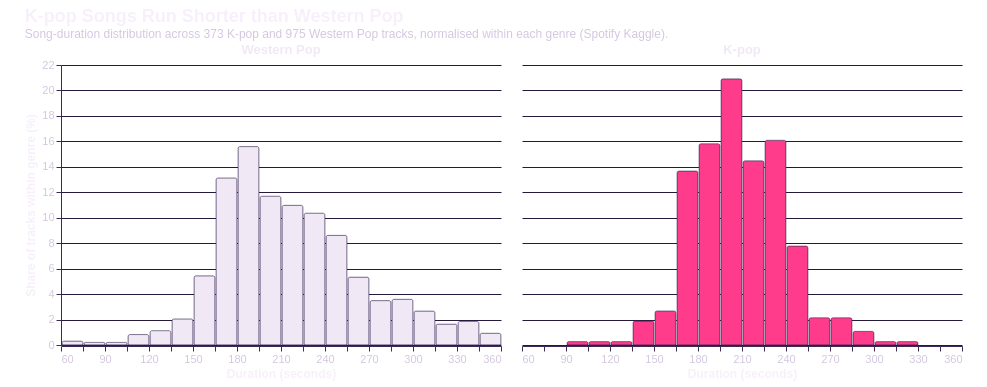

Write a Vega-Lite specification for this figure.
### Vega-Lite specification from a JSON file in a GitHub repository (floating-point values rounded to 4 significant figures; data arrays with more than 128 entries replaced by an {"elided": "..."} marker saying what was removed)
{"$schema": "https://vega.github.io/schema/vega-lite/v5.json", "title": {"text": "K-pop Songs Run Shorter than Western Pop", "subtitle": "Song-duration distribution across 373 K-pop and 975 Western Pop tracks, normalised within each genre (Spotify Kaggle).", "anchor": "start", "fontSize": 18, "subtitleFontSize": 12, "subtitleColor": "#d4c7e0"}, "padding": {"left": 24, "right": 24, "top": 8, "bottom": 8}, "config": {"view": {"stroke": null}, "axis": {"labelFontSize": 11, "titleFontSize": 12, "labelColor": "#d4c7e0", "titleColor": "#f7f0fa", "tickColor": "#3a2a55", "domainColor": "#3a2a55", "gridColor": "#26193e"}, "legend": {"orient": "bottom", "labelColor": "#d4c7e0", "titleColor": "#f7f0fa", "titleFontSize": 12, "labelFontSize": 11, "padding": 12, "offset": 12}, "header": {"titleFontSize": 14, "labelFontSize": 13, "labelFontWeight": "bold", "labelPadding": 8, "labelColor": "#f0e9f5", "titleColor": "#f0e9f5"}, "background": "transparent", "title": {"color": "#f7f0fa", "subtitleColor": "#d4c7e0"}}, "data": {"values": {"elided": "1348 records"}}, "transform": [{"joinaggregate": [{"op": "count", "as": "total"}], "groupby": ["genre"]}, {"calculate": "1 / datum.total * 100", "as": "weight"}], "facet": {"column": {"field": "genre", "type": "nominal", "title": null, "sort": ["K-pop", "Western Pop"], "header": {"labelOrient": "top"}}}, "spec": {"width": 440, "height": 280, "mark": {"type": "bar", "cornerRadiusEnd": 2, "stroke": "#3a2a55", "strokeWidth": 0.5}, "encoding": {"x": {"field": "duration_s", "type": "quantitative", "bin": {"step": 15, "extent": [60, 360]}, "title": "Duration (seconds)", "scale": {"domain": [60, 360]}}, "y": {"aggregate": "sum", "field": "weight", "type": "quantitative", "title": "Share of tracks within genre (%)", "scale": {"domain": [0, 22]}}, "color": {"field": "genre", "type": "nominal", "title": null, "legend": null, "scale": {"domain": ["K-pop", "Western Pop"], "range": ["#ff3b8c", "#f0e9f5"]}}, "tooltip": [{"field": "genre", "title": "Genre"}, {"aggregate": "count", "title": "Tracks in bin"}, {"aggregate": "sum", "field": "weight", "title": "% of genre", "format": ".1f"}]}}, "resolve": {"scale": {"y": "shared", "x": "shared"}}}
